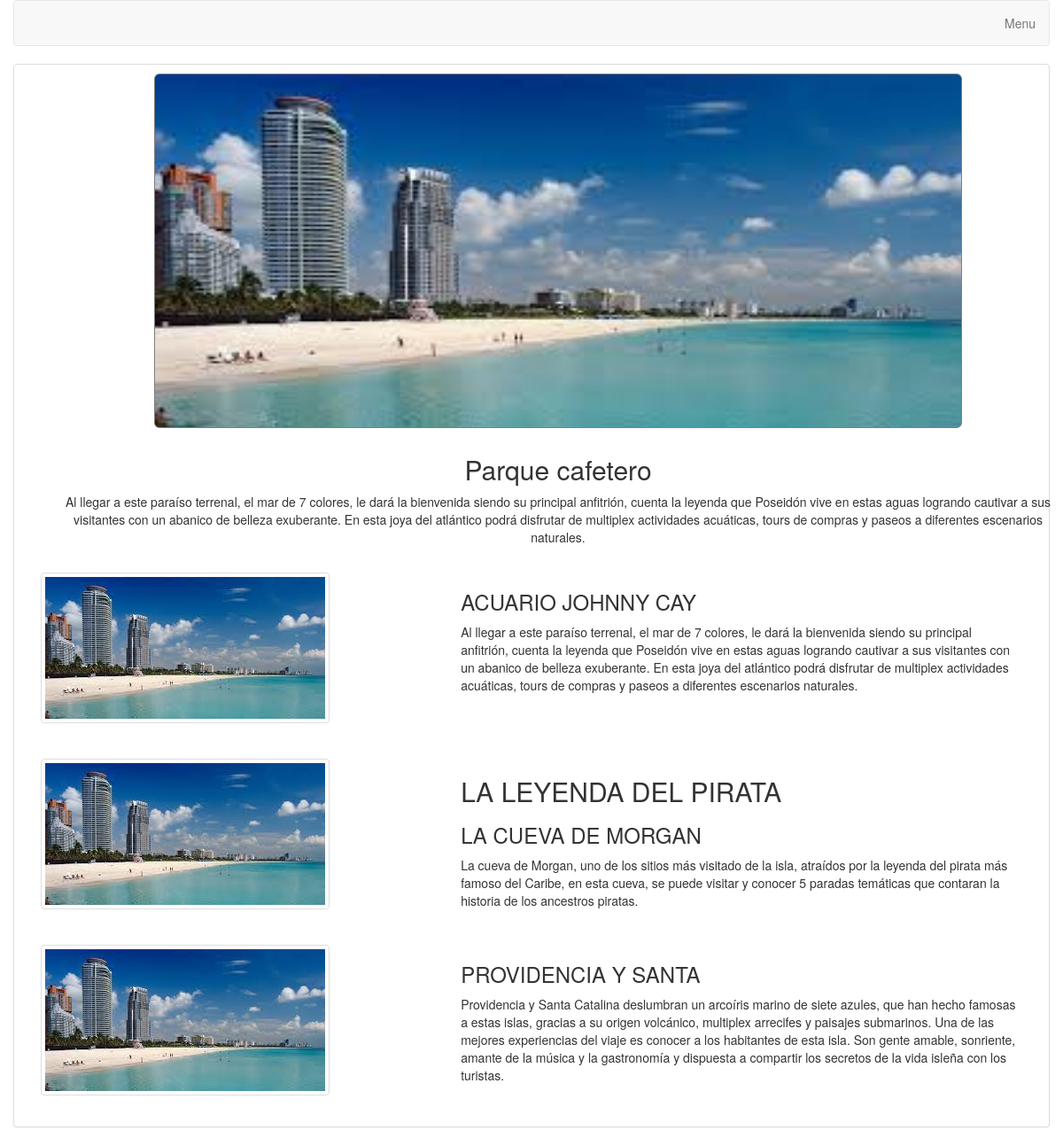
/destinos.php?destinos=152 (signed in), run on the app's committed database.
### tables this page shows
CREATE TABLE `lugares` (
  `Luga_Id` int(10) NOT NULL,
  `Luga_title` varchar(20) NOT NULL,
  `Luga_sub_title` varchar(50) NOT NULL,
  `Luga_descri` varchar(1000) NOT NULL,
  `Foto` varchar(50) NOT NULL,
  `id_desti` int(5) NOT NULL
);

### Model/Destinos.php (called while the page is built, shortened)
<?php
  include_once $_SERVER['DOCUMENT_ROOT']."/logistica/controller/conectar.php";
  class Destinos extends Conectar{
  	function Get_destino($id){
  		$sql = 'SELECT des.pais,des.lugar,des.descrip,fo.Foto1,fo.Foto2,des.precio
  				FROM destinos des
  				INNER JOIN fotos fo ON fo.id_desti = des.Des_id
  				WHERE Des_id ='.$id;
  		$response = parent::consultas($sql);
  		return $response;
  	}
  }
?>

### controller/conectar.php (called while the page is built, shortened)
<?php
  class Conectar{
        public $host;
        public $user;
        public $pass;
        public $mysqli;
        public $db;
        public function __construct($user,$pass){
                $this->host = "localhost";
                $this->user = $user;
                $this->pass = $pass;
                $this->db = "logistica_";
        }
        public function connect(){
           return $this->mysqli = new mysqli($this->host, $this->user, $this->pass, $this->db);
        }
        public function consultas($sql){
           if($this->connect()){
              if($result = $this->mysqli->query($sql)){
                    if($result->num_rows == 1){
                        $row = $result->fetch_array(MYSQL_NUM);
                        return $row;
                    }elseif($result->num_rows > 1){
                      while($row = $result->fetch_array(MYSQL_NUM)){
                        $array_[] = $row;
                      }
                      return $array_;
                    }else{
                      return null;
                    }
              }
           }
        }
}
?>

### Model/Lugares.php (called while the page is built, shortened)
<?php
   include_once $_SERVER['DOCUMENT_ROOT']."/logistica/controller/conectar.php";
  class Lugares extends Conectar{
  	function Get_lugares($id){
  		$sql = "SELECT Luga_Id,Luga_sub_title,Luga_title,Luga_descri,Foto
  				FROM lugares
  				WHERE id_desti = ".$id;
  		$response = parent::consultas($sql);
  		return $response;
  	}
  }
?>

### destinos.php (the view, shortened to what this page needs)
<!DOCTYPE html>
<html>
<head>
	<link rel="stylesheet" href="https://maxcdn.bootstrapcdn.com/bootstrap/3.3.6/css/bootstrap.min.css">
	<link rel="stylesheet" href="css/fileinput.css">
  <link rel="stylesheet" href="css/stylo_sesion.css">
    <?php
      if(isset($_GET['destinos'])){
        include_once $_SERVER['DOCUMENT_ROOT']."/logistica/Model/Destinos.php";
        include_once $_SERVER['DOCUMENT_ROOT']."/logistica/Model/Lugares.php";
        $id_desti = $_GET['destinos'];
        $destino =  new Destinos();
        $lugares = new Lugares();
        $response_desti = $destino->Get_destino($id_desti);
        $response_lugar = $lugares->Get_lugares($id_desti);
        if(isset($response_desti)){
          $cabecera = '
            <div class="container">
                <div class="jumbotron" style="background-image: url(img/'.$response_desti[4].');background-size: 100% 100%; background-repeat: no-repeat;
    background-size: length;">
                </div>
                <h2 style="text-align:center">
                  '.$response_desti[1].'
                </h2>
                <p style="text-align:center">
                   '.$response_desti[2].'
                </p>
            </div>';
        }
        if(isset($response_lugar)){
          if(is_array($response_lugar[0])){
           foreach($response_lugar as $key=>$val){
            $var[] = '<br>
            <div class="row">
              <div class="col-md-5 col-sm-12 col-xs-12 col-lg-5">
               <img class="thumbnail"  src="img/'.$val[4].'"/>
              </div>
              <div class="col-md-7 col-sm-12 col-xs-12 col-lg-7">
               <h2>
                '.$val[1].'
               </h2>
               <h3>
                '.$val[2].'
               </h3>
               <p >
                 '.$val[3].'
               </p>
              </div>
            </div>';
           }
          }
        }
      }
    ?>
</head>
<body>
 <div class="container-fluid">
   <nav class="navbar navbar-default" role="navigation">
    <div class="navbar-header">
      <a class="navbar-brand" href="#"></a>
   </div>
   <div class="collapse navbar-collapse" id="bs-example-navbar-collapse-1">
    <ul class="nav navbar-nav navbar-right">
       <li class="dropdown">
         <a href="#" class="dropdown-toggle" data-toggle="dropdown" role="button" aria-haspopup="true" aria-expanded="false"> Menu</a>
        </li>
    </ul>
   </div>
  </nav>
 </div>
 <div class="container">
		<div class="col-md-12">
		  <?php
       if(isset($cabecera)){
        echo $cabecera;
       }
			?>
		</div>
	<div class="row">
			 <div class="panel panel-default">
				<div id="contenido" class="panel-body">
					<div class="col-md-12">
            <?php
             if(isset($var)){
              if(count($var) > 1){
               foreach($var as $val){
                echo $val;
               }
              }else{
                echo $var;
              }
             }
            ?>
          </div>
				</div>
			 </div>
	</div>
</div>
</body>
</html>

### destinos.php (style rules this page uses)
.jumbotron { width: 80%; height: 400px; border-width: 1px; border-style: solid; border-color: #7F7F7F; margin-left: 10%; margin-top: 1%; position: relative; }

### data on the page
lugares: Foto (picture), Luga_title "ACUARIO JOHNNY CAY", Luga_descri "Al llegar a este paraíso terrenal, el mar de 7 colores, le dará la bienvenida siendo su principal anfitrión, cuenta la leyenda que Poseidón vive en estas aguas logrando cautivar a sus visitantes con un abanico de belleza exuberante. En esta joya del atlántico podrá disfrutar de multiplex actividades acuáticas, tours de compras y paseos a diferentes escenarios naturales."
lugares: Foto (picture), Luga_sub_title "LA LEYENDA DEL PIRATA", Luga_title "LA CUEVA DE MORGAN", Luga_descri "La cueva de Morgan, uno de los sitios más visitado de la isla, atraídos por la leyenda del pirata más famoso del Caribe, en esta cueva, se puede visitar y conocer 5 paradas temáticas que contaran la historia de los ancestros piratas."
lugares: Foto (picture), Luga_title "PROVIDENCIA Y SANTA", Luga_descri "Providencia y Santa Catalina deslumbran un arcoíris marino de siete azules, que han hecho famosas a estas islas, gracias a su origen volcánico, multiplex arrecifes y paisajes submarinos. Una de las mejores experiencias del viaje es conocer a los habitantes de esta isla. Son gente amable, sonriente, amante de la música y la gastronomía y dispuesta a compartir los secretos de la vida isleña con los turistas."

### other printed values
$response_desti[1] "Parque cafetero"
